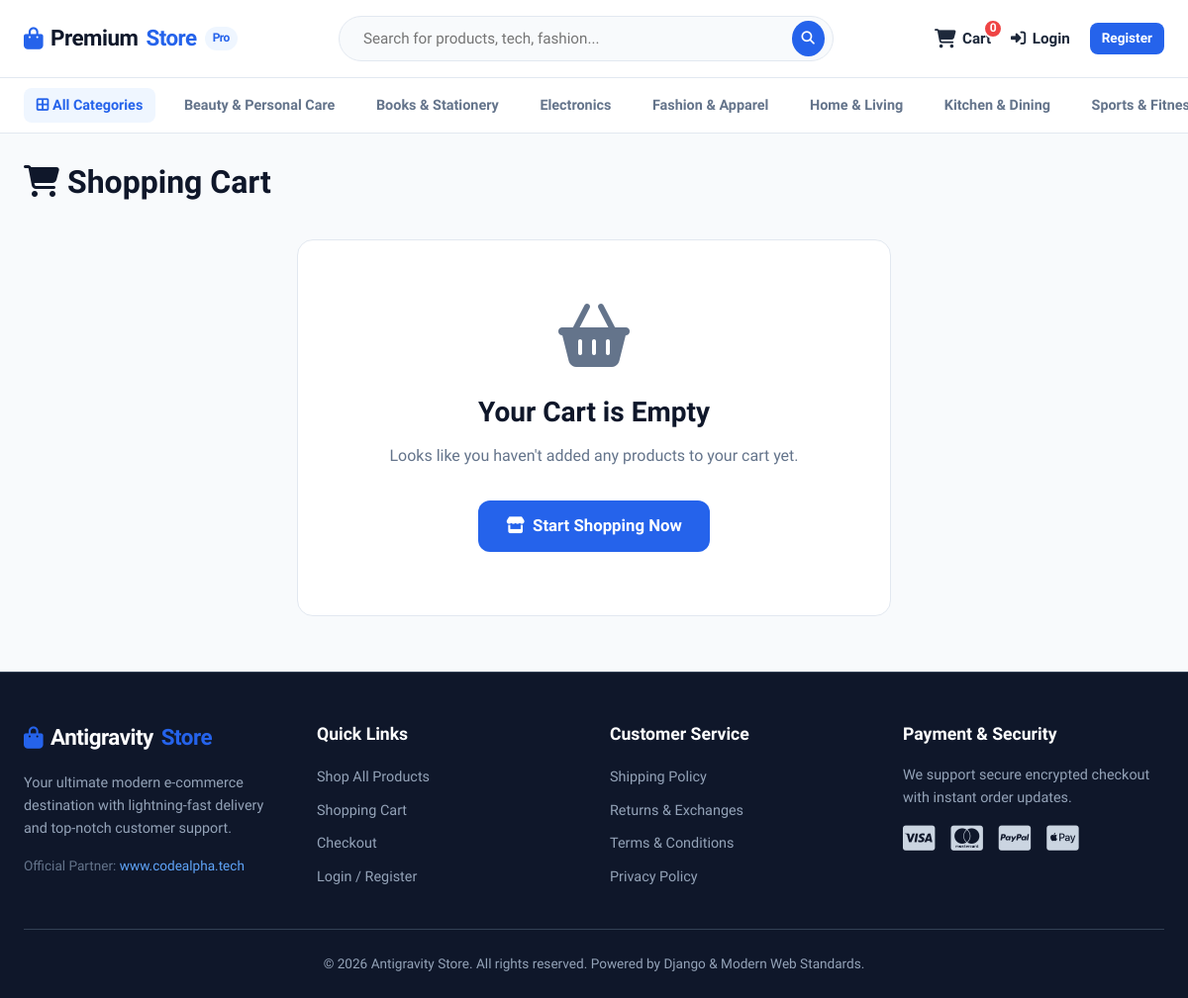
Page /cart/ on the committed database.
### store/models.py (models this page shows, shortened)
class Category(models.Model):
    name = models.CharField(max_length=100, unique=True)
    slug = models.SlugField(max_length=100, unique=True)
    description = models.TextField(blank=True)
    image = models.ImageField(upload_to='photos/categories', blank=True, null=True)
    class Meta:
        verbose_name = 'category'
        verbose_name_plural = 'categories'
        ordering = ['name']
    def get_url(self):
        return reverse('products_by_category', args=[self.slug])

### store/views.py (the view)
# urls.py: path('cart/', views.cart, name='cart'),
def cart(request, total=Decimal('0.00'), quantity=0, cart_items=None):
    tax = Decimal('0.00')
    grand_total = Decimal('0.00')
    shipping = Decimal('0.00')
    try:
        if request.user.is_authenticated:
            cart_items = CartItem.objects.filter(user=request.user, is_active=True)
        else:
            cart = Cart.objects.get(cart_id=_cart_id(request))
            cart_items = CartItem.objects.filter(cart=cart, is_active=True)
        for cart_item in cart_items:
            total += (cart_item.product.price * cart_item.quantity)
            quantity += cart_item.quantity
        if total > Decimal('0.00'):
            tax = (Decimal('0.02') * total).quantize(Decimal('0.01')) # 2% tax
            shipping = Decimal('0.00') if total >= Decimal('200.00') else Decimal('15.00')
            grand_total = total + tax + shipping
    except ObjectDoesNotExist:
        pass
    context = {
        'total': total,
        'quantity': quantity,
        'cart_items': cart_items,
        'tax': tax,
        'shipping': shipping,
        'grand_total': grand_total,
    }
    return render(request, 'store/cart.html', context)

### templates/store/cart.html (shortened to what this page needs)
{% extends 'base.html' %}
{% load static %}
{% block content %}
    <h1 style="font-size: 2rem; font-weight: 800; margin-bottom: 1.5rem; color: var(--secondary);">
        <i class="fa-solid fa-cart-shopping"></i> Shopping Cart
    </h1>
    {% if cart_items %}
        <div class="cart-layout">
            <div class="table-card">
                <table class="cart-table">
                    <thead>
                        <tr>
                            <th>Product</th>
                            <th>Price</th>
                            <th>Quantity</th>
                            <th>Subtotal</th>
                            <th>Action</th>
                        </tr>
                    </thead>
                    <tbody>
                        {% for item in cart_items %}
                            <tr>
                                <td>
                                    <div class="cart-item-prod">
                                        <img src="{{ item.product.get_image }}" alt="{{ item.product.name }}" class="cart-item-thumb">
                                        <div>
                                            <a href="{{ item.product.get_url }}" style="font-weight: 700; color: var(--secondary);">
                                                {{ item.product.name }}
                                            </a>
                                            <div style="font-size: 0.8rem; color: var(--text-muted);">
                                                Category: {{ item.product.category.name }}
                                            </div>
                                        </div>
                                    </div>
                                </td>
                                <td style="font-weight: 700;">${{ item.product.price }}</td>
                                <td>
                                    <div class="qty-control">
                                        <a href="{% url 'remove_cart' item.product.id item.id %}" class="qty-btn" title="Decrease">
                                            <i class="fa-solid fa-minus" style="font-size: 0.75rem;"></i>
                                        </a>
                                        <span class="qty-val">{{ item.quantity }}</span>
                                        <a href="{% url 'add_cart' item.product.id %}" class="qty-btn" title="Increase">
                                            <i class="fa-solid fa-plus" style="font-size: 0.75rem;"></i>
                                        </a>
                                    </div>
                                </td>
                                <td style="font-weight: 800; color: var(--primary);">${{ item.sub_total }}</td>
                                <td>
                                    <a href="{% url 'remove_cart_item' item.product.id item.id %}" class="btn btn-danger btn-sm" onclick="return confirm('Remove {{ item.product.name }} from cart?')" title="Remove item">
                                        <i class="fa-solid fa-trash"></i>
                                    </a>
                                </td>
                            </tr>
                        {% endfor %}
                    </tbody>
                </table>
            </div>
            <div>
                <div class="summary-card">
                    <h3 style="font-size: 1.25rem; font-weight: 800; margin-bottom: 1.25rem; color: var(--secondary);">
                        Order Summary
                    </h3>
                    <div class="summary-row">
                        <span>Items Subtotal</span>
                        <span style="font-weight: 700;">${{ total }}</span>
                    </div>
                    <div class="summary-row">
                        <span>Est. Sales Tax (2%)</span>
                        <span>${{ tax }}</span>
                    </div>
                    <div class="summary-row">
                        <span>Estimated Shipping</span>
                        {% if shipping == 0 %}
                            <span style="color: var(--success); font-weight: 700;">FREE</span>
                        {% else %}
                            <span>${{ shipping }}</span>
                        {% endif %}
                    </div>
                    {% if total < 200 and total > 0 %}
                        <div style="background: var(--primary-light); padding: 0.75rem; border-radius: var(--radius-sm); font-size: 0.85rem; color: var(--primary); margin: 1rem 0; font-weight: 600;">
                            <i class="fa-solid fa-truck-fast"></i> Add ${% widthratio total 1 1 as t %}{{ 200|add:"-0" }} more to qualify for <strong>FREE Shipping</strong>!
                        </div>
                    {% endif %}
                    <div class="summary-row total">
                        <span>Grand Total</span>
                        <span>${{ grand_total }}</span>
                    </div>
                    <div style="margin-top: 1.5rem; display: flex; flex-direction: column; gap: 0.75rem;">
                        <a href="{% url 'checkout' %}" class="btn btn-primary btn-block btn-lg">
                            Proceed to Checkout <i class="fa-solid fa-arrow-right"></i>
                        </a>
                        <a href="{% url 'store' %}" class="btn btn-outline btn-block">
                            <i class="fa-solid fa-arrow-left"></i> Continue Shopping
                        </a>
                    </div>
                </div>
            </div>
        </div>
    {% else %}
        <div style="background: var(--surface); border: 1px solid var(--border); border-radius: var(--radius-lg); padding: 4rem 2rem; text-align: center; max-width: 600px; margin: 2rem auto;">
            <i class="fa-solid fa-basket-shopping" style="font-size: 4rem; color: var(--text-muted); margin-bottom: 1.5rem;"></i>
            <h2 style="font-size: 1.75rem; font-weight: 800; margin-bottom: 0.5rem; color: var(--secondary);">Your Cart is Empty</h2>
            <p style="color: var(--text-muted); margin-bottom: 2rem;">Looks like you haven't added any products to your cart yet.</p>
            <a href="{% url 'store' %}" class="btn btn-primary btn-lg">
                <i class="fa-solid fa-store"></i> Start Shopping Now
            </a>
        </div>
    {% endif %}
{% endblock %}

### templates/base.html (shortened to what this page needs)
{% load static %}
<!DOCTYPE html>
<html lang="en">
<head>
    <link rel="stylesheet" href="https://cdnjs.cloudflare.com/ajax/libs/font-awesome/6.4.0/css/all.min.css">
    <link rel="stylesheet" href="{% static 'css/styles.css' %}">
</head>
<body>
    <nav class="navbar">
        <div class="nav-container">
            <a href="{% url 'store' %}" class="logo">
                <i class="fa-solid fa-bag-shopping" style="color: var(--primary);"></i>
                Premium<span>Store</span>
                <span class="logo-badge">Pro</span>
            </a>
            <form action="{% url 'search' %}" method="GET" class="search-form">
                <input type="text" name="keyword" class="search-input" placeholder="Search for products, tech, fashion..." value="{{ keyword|default:'' }}" required>
                <button type="submit" class="search-btn" title="Search">
                    <i class="fa-solid fa-magnifying-glass"></i>
                </button>
            </form>
            <div class="nav-actions">
                <a href="{% url 'cart' %}" class="nav-link cart-icon-wrapper" title="Shopping Cart">
                    <i class="fa-solid fa-cart-shopping" style="font-size: 1.2rem;"></i>
                    <span style="font-weight: 700;">Cart</span>
                    <span class="cart-badge">{{ cart_count|default:"0" }}</span>
                </a>
                {% if user.is_authenticated %}
                    <a href="{% url 'dashboard' %}" class="nav-link">
                        <i class="fa-solid fa-user-circle" style="font-size: 1.2rem;"></i>
                        <span>Hi, {{ user.first_name|default:user.username }}</span>
                    </a>
                    <a href="{% url 'logout' %}" class="btn btn-outline btn-sm" title="Logout">
                        <i class="fa-solid fa-right-from-bracket"></i> Logout
                    </a>
                {% else %}
                    <a href="{% url 'login' %}" class="nav-link">
                        <i class="fa-solid fa-right-to-bracket"></i> Login
                    </a>
                    <a href="{% url 'register' %}" class="btn btn-primary btn-sm">
                        Register
                    </a>
                {% endif %}
            </div>
        </div>
    </nav>
    <div class="cat-bar">
        <div class="cat-container">
            <a href="{% url 'store' %}" class="cat-item {% if not current_category %}active{% endif %}">
                <i class="fa-solid fa-border-all"></i> All Categories
            </a>
            {% for cat in categories %}
                <a href="{{ cat.get_url }}" class="cat-item {% if current_category.slug == cat.slug %}active{% endif %}">
                    {{ cat.name }}
                </a>
            {% endfor %}
        </div>
    </div>
    <main class="main-wrapper">
        {% block content %}
        {% endblock %}
    </main>
    <footer>
        <div class="footer-container">
            <div class="footer-col">
                <a href="{% url 'store' %}" class="logo" style="color: white; margin-bottom: 1rem; display: flex;">
                    <i class="fa-solid fa-bag-shopping" style="color: var(--primary);"></i>
                    Antigravity<span style="color: var(--primary);">Store</span>
                </a>
                <p style="font-size: 0.9rem; margin-top: 0.5rem; color: #94a3b8;">
                    Your ultimate modern e-commerce destination with lightning-fast delivery and top-notch customer support.
                </p>
                <p style="margin-top: 1rem; font-size: 0.85rem; color: #64748b;">
                    Official Partner: <a href="https://www.codealpha.tech" target="_blank" style="color: #60a5fa;">www.codealpha.tech</a>
                </p>
            </div>
            <div class="footer-col">
                <h4>Quick Links</h4>
                <ul class="footer-links">
                    <li><a href="{% url 'store' %}">Shop All Products</a></li>
                    <li><a href="{% url 'cart' %}">Shopping Cart</a></li>
                    <li><a href="{% url 'checkout' %}">Checkout</a></li>
                    {% if user.is_authenticated %}
                        <li><a href="{% url 'dashboard' %}">User Dashboard</a></li>
                    {% else %}
                        <li><a href="{% url 'login' %}">Login / Register</a></li>
                    {% endif %}
                </ul>
            </div>
            <div class="footer-col">
                <h4>Customer Service</h4>
                <ul class="footer-links">
                    <li><a href="#">Shipping Policy</a></li>
                    <li><a href="#">Returns & Exchanges</a></li>
                    <li><a href="#">Terms & Conditions</a></li>
                    <li><a href="#">Privacy Policy</a></li>
                </ul>
            </div>
            <div class="footer-col">
                <h4>Payment & Security</h4>
                <p style="font-size: 0.9rem; color: #94a3b8; margin-bottom: 1rem;">
                    We support secure encrypted checkout with instant order updates.
                </p>
                <div style="font-size: 1.8rem; display: flex; gap: 1rem; color: #cbd5e1;">
                    <i class="fa-brands fa-cc-visa"></i>
                    <i class="fa-brands fa-cc-mastercard"></i>
                    <i class="fa-brands fa-cc-paypal"></i>
                    <i class="fa-brands fa-cc-apple-pay"></i>
                </div>
            </div>
        </div>
        <div class="footer-bottom">
            <p>&copy; {% now "Y" %} Antigravity Store. All rights reserved. Powered by Django & Modern Web Standards.</p>
        </div>
    </footer>
</body>
</html>

### rows in the picture
Category: name "Beauty & Personal Care"
Category: name "Books & Stationery"
Category: name "Electronics"
Category: name "Fashion & Apparel"
Category: name "Home & Living"
Category: name "Kitchen & Dining"
Category: name "Sports &…"

### other values in the picture
{{ cart_count|default:"0" }} "0"
